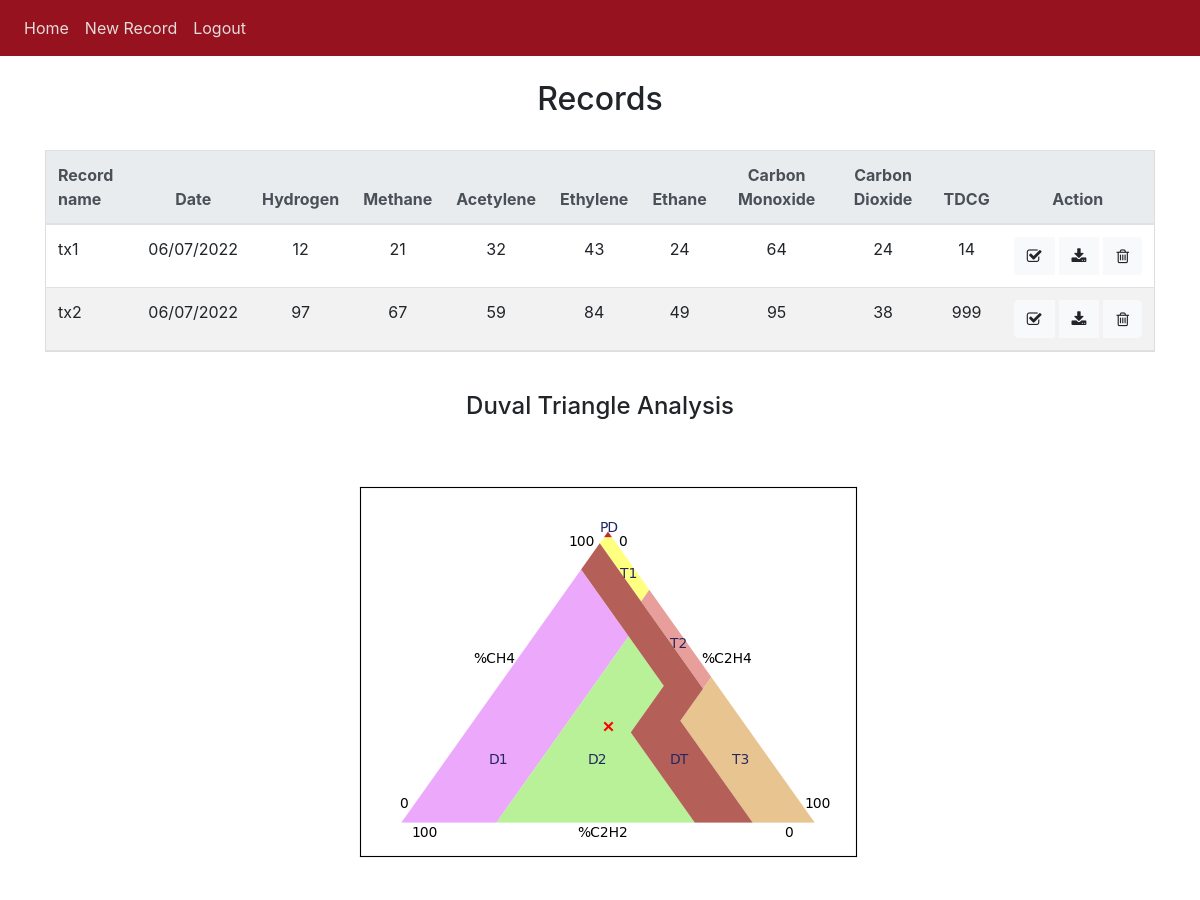
Page / (signed in, upper part) on the earlier database version.
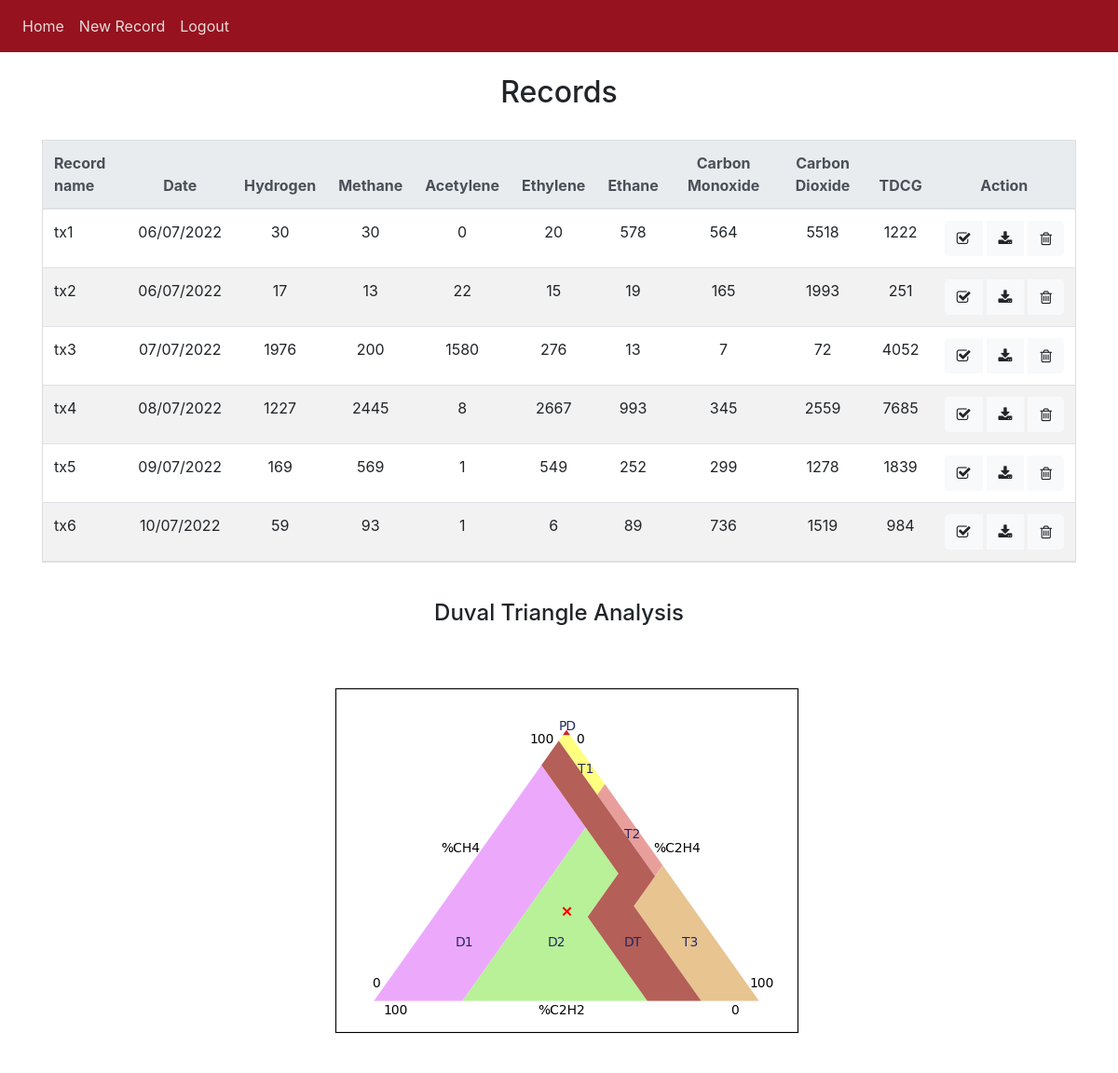
Same page on the later database version.
### website/models.py (models this page shows)
class Record(db.Model):
    id = db.Column(db.Integer, primary_key=True)
    name = db.Column(db.String(100), nullable=False)
    date = db.Column(db.String, nullable=False)
    date_created = db.Column(db.DateTime(timezone=True), default=func.now())
    hydrogen = db.Column(db.Integer, nullable=False)
    methane = db.Column(db.Integer, nullable=False)
    acetylene = db.Column(db.Integer, nullable=False)
    ethylene = db.Column(db.Integer, nullable=False)
    ethane = db.Column(db.Integer, nullable=False)
    carbonmonoxide = db.Column(db.Integer, nullable=False)
    carbondioxide = db.Column(db.Integer, nullable=False)
    tdcg = db.Column(db.Integer, nullable=False)
    user_id = db.Column(db.Integer, db.ForeignKey('user.id'))

### website/views.py (the view)
@views.route('/', methods=['GET', 'POST'])
@login_required
def home():
    return render_template("home.html", user=current_user)

### website/__init__.py (called while the page is built)
def create_app():
    app = Flask(__name__)
    app.config['SECRET_KEY'] = 'password'
    app.config['SQLALCHEMY_DATABASE_URI'] = f'sqlite:///{DB_NAME}'
    db.init_app(app)
    from .views import views
    from .auth import auth
    app.register_blueprint(views, url_prefix='/')
    app.register_blueprint(auth, url_prefix='/')
    from .models import User, Record
    create_database(app)
    login_manager = LoginManager()
    login_manager.login_view = 'auth.login'
    login_manager.init_app(app)
    @login_manager.user_loader
    def load_user(id):
        return User.query.get(int(id))
    return app

### website/templates/home.html (shortened to what this page needs)
{% extends "base.html" %} {% block title %}Home{% endblock %} {% block content
%}
<br />
<h2 align="center">Records</h2>
<br />
<div style="overflow-x:auto;">
<table class="table">
  <thead class="thead-light">
    <tr>
      <th scope="col">Record name</th>
      <th class="text-center" scope="col">Date</th>
      <th scope="col">Hydrogen</th>
      <th scope="col">Methane</th>
      <th scope="col">Acetylene</th>
      <th scope="col">Ethylene</th>
      <th scope="col">Ethane</th>
      <th class="text-center" scope="col">Carbon Monoxide</th>
      <th class="text-center" scope="col">Carbon Dioxide</th>
      <th scope="col">TDCG</th>
      <th class="text-center" scope="col">Action</th>
    </tr>
    <tbody>
      <ul class="list-group list-group-flush" id="records">
        {% for record in user.records %}
        <tr>
          <td>{{ record.name }}</td>
          <td class="text-center">{{ record.date }}</td>
          <td class="text-center">{{ record.hydrogen }}</td>
          <td class="text-center">{{ record.methane }}</td>
          <td class="text-center">{{ record.acetylene }}</td>
          <td class="text-center">{{ record.ethylene }}</td>
          <td class="text-center">{{ record.ethane }}</td>
          <td class="text-center">{{ record.carbonmonoxide }}</td>
          <td class="text-center">{{ record.carbondioxide }}</td>
          <td class="text-center">{{ record.tdcg }}</td>
          <td>
            <div class="btn-group" role="group">
              <button type="button" class="btn btn-light" onclick="startAnalyse({{ record.id }}, {{record.hydrogen}}, {{record.methane}}, {{record.acetylene}}, {{record.ethylene}}, {{record.ethane}}, {{record.carbonmonoxide}}, {{record.carbondioxide}})">
              <i aria-hidden="true" class="fa fa-solid fa-check-square-o"></i></button>
              <button type="button" class="btn btn-light ml-1" onclick=""><i class="fa fa-download"></i></button>
            <button type="button" class="btn btn-light ml-1" onclick="deleteRecord({{ record.id }})"><i aria-hidden="true" class="fa fa-trash-o"></i></button>
            </div>
          </td>
        </tr>
        {% endfor %}
      </ul>
    </tbody>
  </thead>
</table>
</div>
<br />
<h4 align="center">Duval Triangle Analysis</h4>
<div class="text-center">
  <image src="{{ url_for('static', filename='images/dt1.png')}}" class="img-fluid rounded mx-auto d-block" alt="Responsive image"></image>
  <br>
</div>
{% endblock %}

### website/templates/base.html (shortened to what this page needs)
<!DOCTYPE html>
<html>
  <head>
    <link rel="stylesheet"
          href="https://stackpath.bootstrapcdn.com/bootstrap/4.4.1/css/bootstrap.min.css"
    />
    <link
      rel="stylesheet"
      href="https://stackpath.bootstrapcdn.com/font-awesome/4.7.0/css/font-awesome.min.css"
    />
  </head>
  <body>
    <nav class="navbar navbar-expand-lg navbar-dark" style="background-color: #95121e;">
      <div class="collapse navbar-collapse" id="navbar">
        <div class="navbar-nav">
          {% if user.is_authenticated %}
          <a class="nav-item nav-link" style="color: #E5DCDC" id="home" href="/">Home</a>
          <a class="nav-item nav-link" style="color: #E5DCDC" id="records" href="/new-record">New Record</a>
          <a class="nav-item nav-link" style="color: #E5DCDC" id="logout" href="/logout">Logout</a>
          {% else %}
          <a class="nav-item nav-link" id="login" href="/login">Login</a>
          <a class="nav-item nav-link" id="signUp" href="/sign-up">Sign Up</a>
          {% endif %}
        </div>
      </div>
    </nav>
    <div class="container">{% block content %} {% endblock %}</div>
  </body>
</html>

### website/templates/base.html (style rules this page uses)
table { border-collapse: collapse; border-spacing: 0; width: 100%; border: 1px solid #ddd; }
th, td { text-align: left; padding: 16px; }
tr:nth-child(even) { background-color: #f2f2f2; }

Differences in the rows shown:
changed Record "tx1": hydrogen "12" → "30"; methane "21" → "30"; acetylene "32" → "0"; ethylene "43" → "20"; ethane "24" → "578"; carbonmonoxide "64" → "564"; carbondioxide "24" → "5518"; tdcg "14" → "1222"
changed Record "tx2": hydrogen "97" → "17"; methane "67" → "13"; acetylene "59" → "22"; ethylene "84" → "15"; ethane "49" → "19"; carbonmonoxide "95" → "165"; carbondioxide "38" → "1993"; tdcg "999" → "251"
added Record: name "tx3", date "07/07/2022", hydrogen "1976", methane "200", acetylene "1580", ethylene "276", ethane "13", carbonmonoxide "7", carbondioxide "72", tdcg "4052"
added Record: name "tx4", date "08/07/2022", hydrogen "1227", methane "2445", acetylene "8", ethylene "2667", ethane "993", carbonmonoxide "345", carbondioxide "2559", tdcg "7685"
added Record: name "tx5", date "09/07/2022", hydrogen "169", methane "569", acetylene "1", ethylene "549", ethane "252", carbonmonoxide "299", carbondioxide "1278", tdcg "1839"
added Record: name "tx6", date "10/07/2022", hydrogen "59", methane "93", acetylene "1", ethylene "6", ethane "89", carbonmonoxide "736", carbondioxide "1519", tdcg "984"
